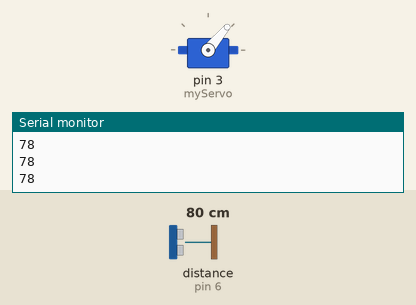
This sketch was run on a simulated Arduino Uno, built with avr-gcc and run on an emulated ATmega328P. Shown: servo, the last lines printed to the serial monitor. Wiring (inferred from the names in the program): ultrasonic range finder: trigger pin 5; echo pin 6. Inputs (shaded band) come from the test bench; at power-on: distance to the obstacle (sensor on pin 6) 80 cm. The echo pulse lasts 58.3 µs per cm.

Above: at 1.2 s.
1.3 s: distance to the obstacle (sensor on pin 6) set to 2 cm
At 1.7 s:
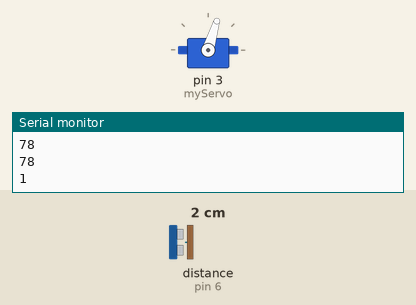
Timing chart, 0 to 4.3 s (numbered marks = the images above; inputs shaded):
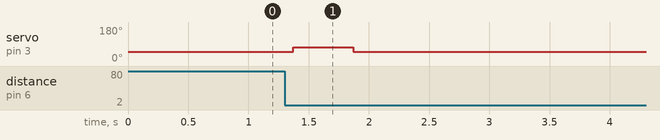

The sketch:

toogle-the-switch.ino
```cpp
#include <Servo.h>

Servo myServo;

int trigPin = 5;
int echoPin = 6;

long duration;
int distance;

bool switchState = false;   // false = OFF, true = ON
bool sudahTrigger = false;


// int kembali = 50;  // My code,

int posisiOff = 28-29;   // sesuaikan dengan mekanikmu
// int posisiOff = 28-29;   // sesuaikan dengan mekanikmu
int posisiOn  = 73;  // sesuaikan dengan mekanikmu //80 to 90
// int posisiOn  = 63;  // sesuaikan dengan mekanikmu //80 to 90

void setup() {
  myServo.attach(3);

  pinMode(trigPin, OUTPUT);
  pinMode(echoPin, INPUT);

  Serial.begin(9600);

  myServo.write(50);  // mulai dari OFF
}

void loop() {

  // Trigger ultrasonik
  digitalWrite(trigPin, LOW);
  delayMicroseconds(2);

  digitalWrite(trigPin, HIGH);
  delayMicroseconds(10);

  digitalWrite(trigPin, LOW);

  duration = pulseIn(echoPin, HIGH, 30000);
  distance = duration * 0.034 / 2;

  Serial.println(distance);

  // Jika tangan terdeteksi
  if (distance > 0 && distance < 10 && !sudahTrigger) {

    switchState = !switchState;  // toggle status

    if (switchState) {
      myServo.write(posisiOn);   // nyalakan
      delay(500);
      myServo.write(50);
    } else {
      myServo.write(posisiOff);  // matikan
      delay(500);
      myServo.write(50);

    }

    delay(600);  // waktu servo dorong sakelar

    sudahTrigger = true;
  }

  // Reset setelah tangan menjauh
  if (distance > 20) {
    sudahTrigger = false;
  }

  delay(100);
}
```

Measured:
- after the input at 1.3 s, servo on pin 3 (myServo): 50° → 73° after 0.07 s, → 50° 0.50 s later
